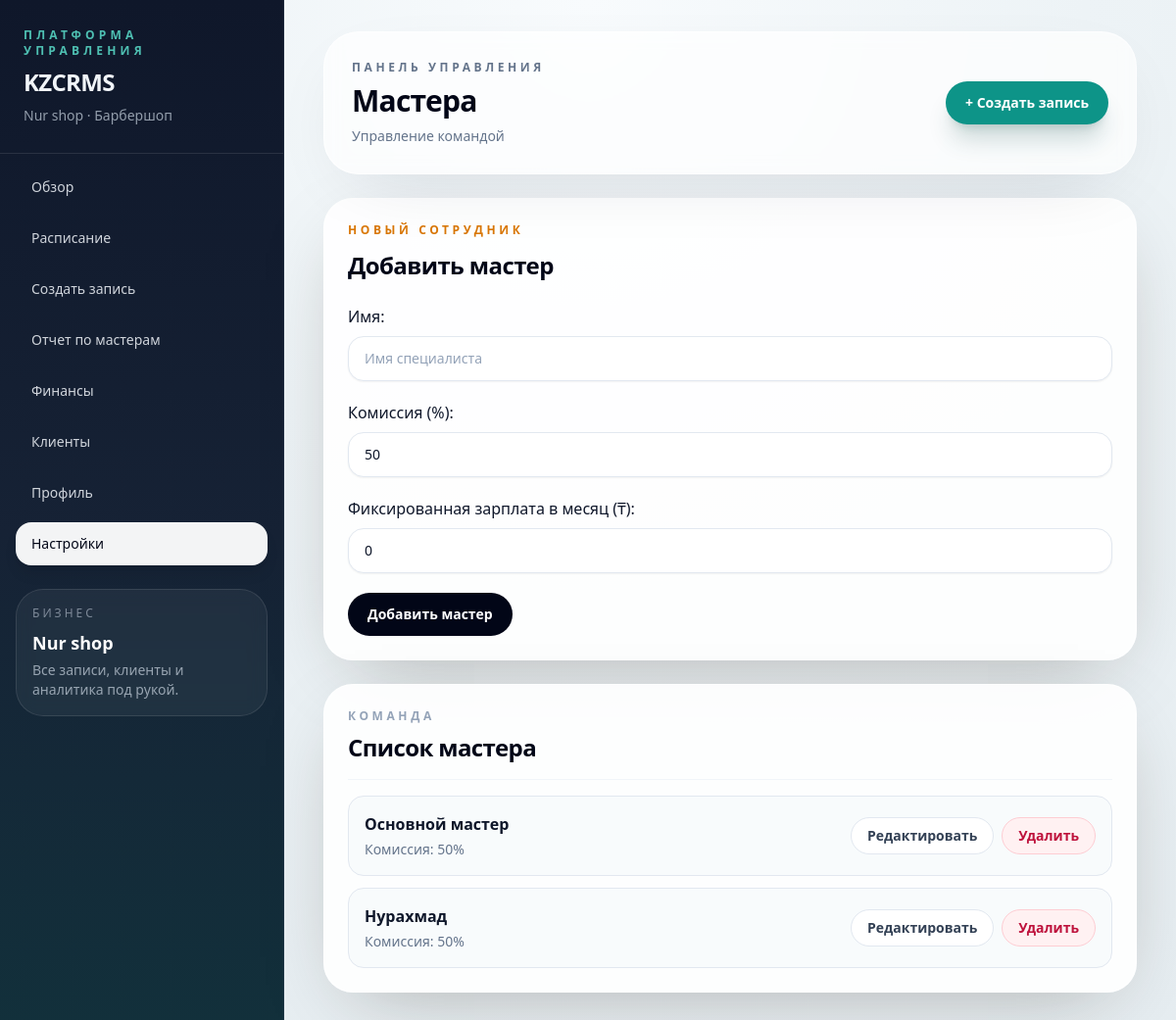
The app's page /settings/barbers/ (signed in) with its own data.
### core/models.py (models this page shows, shortened)
class TimestampedModel(models.Model):
    created_at = models.DateTimeField(auto_now_add=True)
    updated_at = models.DateTimeField(auto_now=True)
    class Meta:
        abstract = True

class Shop(TimestampedModel):
    class IndustryType(models.TextChoices):
        BARBERSHOP = "BARBERSHOP", "Барбершоп"
        DENTISTRY = "DENTISTRY", "Стоматология"
        BEAUTY_SALON = "BEAUTY_SALON", "Салон красоты"
        CLINIC = "CLINIC", "Клиника"
        GENERIC = "GENERIC", "Другое"
    class AccessMode(models.TextChoices):
        LEGACY = "LEGACY", "Внутренний доступ"
        TRIAL = "TRIAL", "Пробный доступ"
        SUBSCRIPTION = "SUBSCRIPTION", "Подписка"
    owner = models.OneToOneField(
        User,
        on_delete=models.CASCADE,
        related_name="shop"
    )
    name = models.CharField(max_length=120)
    industry_type = models.CharField(
        max_length=30,
        choices=IndustryType.choices,
        default=IndustryType.BARBERSHOP,
    )
    timezone = models.CharField(max_length=64, default="Asia/Almaty")
    city = models.CharField(max_length=80, blank=True)
    phone = models.CharField(max_length=30, blank=True)
    access_mode = models.CharField(
        max_length=20,
        choices=AccessMode.choices,
        default=AccessMode.LEGACY,
    )
    trial_ends_at = models.DateTimeField(blank=True, null=True)
    subscription_ends_at = models.DateTimeField(blank=True, null=True)
    @property
    def has_active_access(self):
        if self.access_mode == self.AccessMode.LEGACY:
            return True
        expires_at = self.access_expires_at
        return bool(expires_at and expires_at >= timezone.now())

class Barber(TimestampedModel):
    shop = models.ForeignKey(
        Shop,
        on_delete=models.CASCADE,
        related_name="barbers"
    )
    name = models.CharField(max_length=120)
    phone = models.CharField(max_length=30, blank=True)
    is_active = models.BooleanField(default=True)
    commission_percent = models.PositiveSmallIntegerField(default=50)
    fixed_salary_kzt = models.PositiveIntegerField(default=0)

### core/views.py (the view)
# urls.py: path("settings/barbers/", barbers_settings, name="barbers_settings"),
@login_required
def barbers_settings(request):
    shop = request.user.shop
    barbers = Barber.objects.filter(shop=shop)
    if request.method == "POST":
        form = BarberForm(request.POST)
        if form.is_valid():
            barber = form.save(commit=False)
            barber.shop = shop
            barber.save()
            return redirect("barbers_settings")
    else:
        form = BarberForm()
    return render(request, "settings_barbers.html", {
        "barbers": barbers,
        "form": form
    })

### core/forms.py
class BarberForm(forms.ModelForm):
    class Meta:
        model = Barber
        fields = ["name", "commission_percent", "fixed_salary_kzt"]
        widgets = {
            "name": forms.TextInput(attrs={"class": INPUT_CLASS, "placeholder": "Имя специалиста"}),
            "commission_percent": forms.NumberInput(attrs={"class": INPUT_CLASS, "placeholder": "50"}),
            "fixed_salary_kzt": forms.NumberInput(attrs={"class": INPUT_CLASS, "placeholder": "0"}),
        }
        labels = {
            "name": "Имя",
            "commission_percent": "Комиссия (%)",
            "fixed_salary_kzt": "Фиксированная зарплата в месяц (₸)",
        }

### core/context_processors.py (called while the page is built)
def current_shop(request):
    shop = None
    if getattr(request, "user", None) and request.user.is_authenticated:
        shop = getattr(request.user, "shop", None)
    return {
        "current_shop": shop,
        "crm_labels": get_shop_labels(shop),
    }

### core/terminology.py (called while the page is built)
def get_shop_labels(shop):
    labels = DEFAULT_LABELS.copy()
    if not shop:
        return labels
    labels.update(INDUSTRY_LABELS.get(shop.industry_type, {}))
    labels["industry_name"] = shop.get_industry_type_display()
    return labels

### core/templates/settings_barbers.html (shortened to what this page needs)
{% extends "core/base.html" %}
{% block page_title %}
{{ crm_labels.staff_plural }}
{% endblock %}
{% block page_subtitle %}
Управление командой
{% endblock %}
{% block content %}
<div class="grid gap-6 xl:grid-cols-[380px_minmax(0,1fr)]">
    <section class="rounded-[30px] border border-white/70 bg-white/90 p-6 shadow-[0_24px_80px_-32px_rgba(37,28,18,0.35)]">
        <div class="text-xs font-semibold uppercase tracking-[0.3em] text-amber-600">Новый сотрудник</div>
        <h3 class="mt-3 text-2xl font-semibold tracking-tight text-slate-950">Добавить {{ crm_labels.staff_singular|lower }}</h3>
        <form method="POST" class="mt-6 space-y-5">
            {{ form.as_p }}
            <button class="inline-flex rounded-full bg-slate-950 px-5 py-3 text-sm font-semibold text-white transition hover:bg-slate-800">
                Добавить {{ crm_labels.staff_singular|lower }}
            </button>
        </form>
    </section>
    <section class="rounded-[30px] border border-white/70 bg-white/90 p-6 shadow-[0_24px_80px_-32px_rgba(37,28,18,0.35)]">
        <div class="border-b border-slate-100 pb-4">
            <div class="text-xs font-semibold uppercase tracking-[0.3em] text-slate-400">Команда</div>
            <h3 class="mt-2 text-2xl font-semibold tracking-tight text-slate-950">Список {{ crm_labels.staff_plural|lower }}</h3>
        </div>
        <div class="mt-4 space-y-3">
            {% for barber in barbers %}
                <div class="flex flex-col gap-4 rounded-2xl border border-slate-200 bg-slate-50/80 px-4 py-4 sm:flex-row sm:items-center sm:justify-between">
                    <div>
                        <div class="font-semibold text-slate-900">
                            <a href="{% url 'barber_detail' barber.id %}" class="transition hover:text-teal-700">{{ barber.name }}</a>
                        </div>
                        <div class="mt-1 text-sm text-slate-500">
                            Комиссия: {{ barber.commission_percent }}%
                        </div>
                    </div>
                    <div class="flex flex-wrap gap-2">
                        <a href="{% url 'edit_barber' barber.id %}" class="inline-flex rounded-full border border-slate-200 bg-white px-4 py-2 text-sm font-semibold text-slate-700 transition hover:border-slate-300 hover:bg-slate-50">
                            Редактировать
                        </a>
                        <a href="{% url 'delete_barber' barber.id %}" class="inline-flex rounded-full border border-rose-200 bg-rose-50 px-4 py-2 text-sm font-semibold text-rose-700 transition hover:border-rose-300 hover:bg-rose-100" onclick="return confirm('Удалить {{ crm_labels.staff_singular|lower }}?');">
                            Удалить
                        </a>
                    </div>
                </div>
            {% empty %}
                <div class="rounded-2xl border border-dashed border-slate-200 px-4 py-8 text-center text-sm text-slate-500">
                    Нет сотрудников
                </div>
            {% endfor %}
        </div>
    </section>
</div>
{% endblock %}

### core/templates/core/base.html (shortened to what this page needs)
{% load static tailwind_tags %}
<!DOCTYPE html>
<html lang="ru">
<head>
    {% tailwind_css %}
</head>
<body class="min-h-screen bg-[radial-gradient(circle_at_top,_#f8fbfd,_#edf3f6_42%,_#e6edf1_100%)] text-slate-900">
<div class="min-h-screen lg:grid lg:grid-cols-[290px_minmax(0,1fr)]">
    <aside class="border-b border-slate-200/70 bg-[linear-gradient(180deg,_#0f172a_0%,_#162235_52%,_#12303b_100%)] text-slate-100 lg:min-h-screen lg:border-b-0 lg:border-r lg:border-slate-700/40">
        <div class="flex items-center justify-between px-5 py-5 lg:block lg:px-6 lg:py-7">
            <div>
                <div class="text-xs font-semibold uppercase tracking-[0.35em] text-teal-300/80">
                    Платформа управления
                </div>
                <div class="mt-2 text-2xl font-semibold tracking-tight">
                    {{ crm_labels.product_name }}
                </div>
                <div class="mt-2 text-sm text-slate-300/70">
                    {% if current_shop %}
                        {{ current_shop.name }} · {{ crm_labels.industry_name }}
                    {% else %}
                        CRM
                    {% endif %}
                </div>
            </div>
        </div>
        <nav class="grid grid-cols-2 gap-2 border-t border-white/10 px-4 py-4 sm:grid-cols-3 lg:grid-cols-1 lg:px-4 lg:py-3">
            <a href="{% url 'dashboard_overview' %}"
               class="rounded-2xl px-4 py-3 text-sm font-medium transition {% if request.resolver_match.url_name == 'dashboard_overview' %}bg-white/95 text-slate-950 shadow-lg shadow-slate-950/10{% else %}text-slate-100/85 hover:bg-white/10 hover:text-white{% endif %}">
                Обзор
            </a>
            <a href="{% url 'today_schedule' %}"
               class="rounded-2xl px-4 py-3 text-sm font-medium transition {% if request.path == '/today/' %}bg-white/95 text-slate-950 shadow-lg shadow-slate-950/10{% else %}text-slate-100/85 hover:bg-white/10 hover:text-white{% endif %}">
                Расписание
            </a>
            <a href="{% url 'create_appointment' %}"
               class="rounded-2xl px-4 py-3 text-sm font-medium transition {% if request.path == '/create/' %}bg-white/95 text-slate-950 shadow-lg shadow-slate-950/10{% else %}text-slate-100/85 hover:bg-white/10 hover:text-white{% endif %}">
                {{ crm_labels.create_booking_action }}
            </a>
            <a href="{% url 'barber_report' %}"
               class="rounded-2xl px-4 py-3 text-sm font-medium transition {% if request.path == '/barbers/' %}bg-white/95 text-slate-950 shadow-lg shadow-slate-950/10{% else %}text-slate-100/85 hover:bg-white/10 hover:text-white{% endif %}">
                {{ crm_labels.staff_report_title }}
            </a>
            <a href="{% url 'finance_dashboard' %}"
               class="rounded-2xl px-4 py-3 text-sm font-medium transition {% if request.path == '/finance/' %}bg-white/95 text-slate-950 shadow-lg shadow-slate-950/10{% else %}text-slate-100/85 hover:bg-white/10 hover:text-white{% endif %}">
                Финансы
            </a>
            <a href="{% url 'clients_list' %}"
               class="rounded-2xl px-4 py-3 text-sm font-medium transition {% if '/clients/' in request.path %}bg-white/95 text-slate-950 shadow-lg shadow-slate-950/10{% else %}text-slate-100/85 hover:bg-white/10 hover:text-white{% endif %}">
                {{ crm_labels.client_plural }}
            </a>
            <a href="{% url 'profile_settings' %}"
               class="rounded-2xl px-4 py-3 text-sm font-medium transition {% if request.path == '/profile/' or request.path == '/settings/business/' %}bg-white/95 text-slate-950 shadow-lg shadow-slate-950/10{% else %}text-slate-100/85 hover:bg-white/10 hover:text-white{% endif %}">
                Профиль
            </a>
            <a href="{% url 'settings_dashboard' %}"
               class="rounded-2xl px-4 py-3 text-sm font-medium transition {% if request.path == '/settings/' or request.path == '/settings/barbers/' or request.path == '/settings/services/' %}bg-white/95 text-slate-950 shadow-lg shadow-slate-950/10{% else %}text-slate-100/85 hover:bg-white/10 hover:text-white{% endif %}">
                Настройки
            </a>
        </nav>
        <div class="hidden px-4 pb-5 pt-3 lg:block">
            <div class="rounded-[28px] border border-white/10 bg-white/5 p-4 backdrop-blur">
                <div class="text-xs uppercase tracking-[0.25em] text-slate-300/55">Бизнес</div>
                <div class="mt-2 text-lg font-semibold text-white">{{ current_shop.name|default:"CRM" }}</div>
                <div class="mt-1 text-sm text-slate-300/70">Все записи, клиенты и аналитика под рукой.</div>
            </div>
        </div>
    </aside>
    <main class="min-w-0">
        <div class="px-4 py-4 sm:px-6 lg:px-10 lg:py-8">
            <div class="crm-glass flex flex-col gap-4 rounded-[36px] p-5 sm:p-7 lg:flex-row lg:items-center lg:justify-between">
                <div>
                    <div class="text-xs font-semibold uppercase tracking-[0.3em] text-slate-500">Панель управления</div>
                    <h1 class="mt-2 text-3xl font-semibold tracking-tight text-slate-950">
                        {% block page_title %}Панель{% endblock %}
                    </h1>
                    <p class="mt-2 max-w-2xl text-sm text-slate-500">
                        {% block page_subtitle %}{% endblock %}
                    </p>
                </div>
                <div class="hidden lg:block">
                    <a href="{% url 'create_appointment' %}"
                       class="inline-flex items-center rounded-full bg-teal-600 px-5 py-3 text-sm font-semibold text-white shadow-xl shadow-teal-900/20 transition hover:bg-teal-500">
                        + {{ crm_labels.create_booking_action }}
                    </a>
                </div>
            </div>
            <div class="mt-6">
                {% block content %}{% endblock %}
            </div>
        </div>
    </main>
</div>
</body>
</html>

### records on screen
Shop: name "Nur shop"
Barber: name "Основной мастер", commission_percent "50"
Barber: name "Нурахмад", commission_percent "50"

### other values on screen
{{ crm_labels.product_name }} "KZCRMS"
{{ crm_labels.industry_name }} "Барбершоп"
{{ crm_labels.create_booking_action }} "Создать запись"
{{ crm_labels.staff_report_title }} "Отчет по мастерам"
{{ crm_labels.client_plural }} "Клиенты"
{{ crm_labels.staff_plural }} "Мастера"
{{ crm_labels.staff_singular|lower }} "мастер"
{{ crm_labels.staff_plural|lower }} "мастера"
